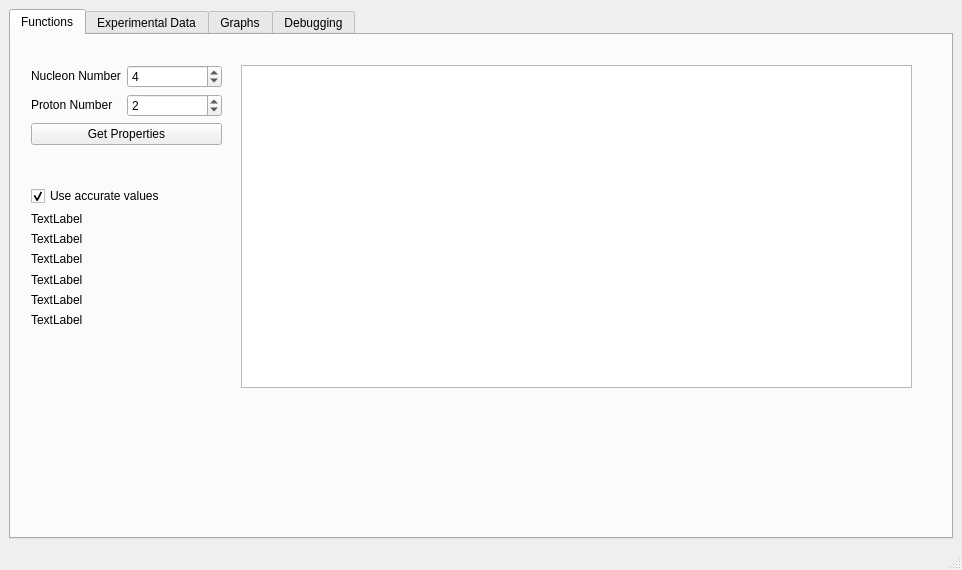
<?xml version="1.0" encoding="UTF-8"?>
<ui version="4.0">
 <class>AtomicData</class>
 <widget class="QMainWindow" name="AtomicData">
  <property name="geometry">
   <rect>
    <x>0</x>
    <y>0</y>
    <width>962</width>
    <height>570</height>
   </rect>
  </property>
  <property name="windowTitle">
   <string>Nuclear Data</string>
  </property>
  <widget class="QWidget" name="centralwidget">
   <layout class="QHBoxLayout" name="horizontalLayout">
    <item>
     <widget class="QTabWidget" name="tabWidget">
      <property name="enabled">
       <bool>true</bool>
      </property>
      <property name="currentIndex">
       <number>0</number>
      </property>
      <widget class="QWidget" name="tab_functions">
       <attribute name="title">
        <string>Functions</string>
       </attribute>
       <widget class="QTableWidget" name="tableWidgetOutput">
        <property name="geometry">
         <rect>
          <x>230</x>
          <y>30</y>
          <width>671</width>
          <height>323</height>
         </rect>
        </property>
        <property name="sizeAdjustPolicy">
         <enum>QAbstractScrollArea::AdjustIgnored</enum>
        </property>
        <attribute name="horizontalHeaderCascadingSectionResizes">
         <bool>false</bool>
        </attribute>
        <attribute name="horizontalHeaderStretchLastSection">
         <bool>true</bool>
        </attribute>
        <attribute name="verticalHeaderVisible">
         <bool>false</bool>
        </attribute>
        <attribute name="verticalHeaderStretchLastSection">
         <bool>true</bool>
        </attribute>
       </widget>
       <widget class="QWidget" name="">
        <property name="geometry">
         <rect>
          <x>20</x>
          <y>30</y>
          <width>191</width>
          <height>262</height>
         </rect>
        </property>
        <layout class="QVBoxLayout" name="verticalLayout">
         <item>
          <layout class="QFormLayout" name="formLayout">
           <item row="0" column="0">
            <widget class="QLabel" name="label_2">
             <property name="text">
              <string>&lt;html&gt;&lt;head/&gt;&lt;body&gt;&lt;p&gt;Nucleon Number&lt;/p&gt;&lt;/body&gt;&lt;/html&gt;</string>
             </property>
            </widget>
           </item>
           <item row="0" column="1">
            <widget class="QSpinBox" name="spinBoxNucleonNumber">
             <property name="maximum">
              <number>300</number>
             </property>
             <property name="value">
              <number>4</number>
             </property>
            </widget>
           </item>
           <item row="1" column="0">
            <widget class="QLabel" name="label">
             <property name="text">
              <string>&lt;html&gt;&lt;head/&gt;&lt;body&gt;&lt;p&gt;Proton Number&lt;/p&gt;&lt;/body&gt;&lt;/html&gt;</string>
             </property>
            </widget>
           </item>
           <item row="1" column="1">
            <widget class="QSpinBox" name="spinBoxProtonNumber">
             <property name="maximum">
              <number>150</number>
             </property>
             <property name="value">
              <number>2</number>
             </property>
            </widget>
           </item>
           <item row="2" column="0" colspan="2">
            <widget class="QPushButton" name="pushButtonCalculate">
             <property name="text">
              <string>Get Properties</string>
             </property>
            </widget>
           </item>
          </layout>
         </item>
         <item>
          <widget class="QCheckBox" name="checkBox">
           <property name="text">
            <string>Use accurate values</string>
           </property>
           <property name="checked">
            <bool>true</bool>
           </property>
          </widget>
         </item>
         <item>
          <layout class="QGridLayout" name="gridLayout">
           <item row="0" column="0">
            <widget class="QLabel" name="label_speedofLight">
             <property name="text">
              <string>TextLabel</string>
             </property>
            </widget>
           </item>
           <item row="1" column="0">
            <widget class="QLabel" name="label_electronCharge">
             <property name="text">
              <string>TextLabel</string>
             </property>
            </widget>
           </item>
           <item row="2" column="0">
            <widget class="QLabel" name="label_amu">
             <property name="text">
              <string>TextLabel</string>
             </property>
            </widget>
           </item>
           <item row="3" column="0">
            <widget class="QLabel" name="label_electronMass">
             <property name="text">
              <string>TextLabel</string>
             </property>
            </widget>
           </item>
           <item row="4" column="0">
            <widget class="QLabel" name="label_protonMass">
             <property name="text">
              <string>TextLabel</string>
             </property>
            </widget>
           </item>
           <item row="5" column="0">
            <widget class="QLabel" name="label_neutronMass">
             <property name="text">
              <string>TextLabel</string>
             </property>
            </widget>
           </item>
          </layout>
         </item>
        </layout>
       </widget>
      </widget>
      <widget class="QWidget" name="tab_data">
       <attribute name="title">
        <string>Experimental Data</string>
       </attribute>
       <layout class="QHBoxLayout" name="horizontalLayout_2">
        <item>
         <widget class="QTableWidget" name="tableWidget"/>
        </item>
       </layout>
      </widget>
      <widget class="QWidget" name="tab_graph">
       <attribute name="title">
        <string>Graphs</string>
       </attribute>
       <layout class="QHBoxLayout" name="horizontalLayout_4">
        <item>
         <widget class="QCustomPlot" name="customPlot" native="true"/>
        </item>
       </layout>
      </widget>
      <widget class="QWidget" name="tab_debug">
       <attribute name="title">
        <string>Debugging</string>
       </attribute>
       <layout class="QHBoxLayout" name="horizontalLayout_3">
        <item>
         <widget class="QTableWidget" name="tableWidget_2"/>
        </item>
       </layout>
      </widget>
     </widget>
    </item>
   </layout>
  </widget>
  <widget class="QMenuBar" name="menubar">
   <property name="geometry">
    <rect>
     <x>0</x>
     <y>0</y>
     <width>962</width>
     <height>22</height>
    </rect>
   </property>
  </widget>
  <widget class="QStatusBar" name="statusbar"/>
 </widget>
 <customwidgets>
  <customwidget>
   <class>QCustomPlot</class>
   <extends>QWidget</extends>
   <header>qcustomplot.h</header>
   <container>1</container>
  </customwidget>
 </customwidgets>
 <tabstops>
  <tabstop>spinBoxNucleonNumber</tabstop>
  <tabstop>spinBoxProtonNumber</tabstop>
  <tabstop>pushButtonCalculate</tabstop>
  <tabstop>tableWidget</tabstop>
  <tabstop>tableWidget_2</tabstop>
 </tabstops>
 <resources/>
 <connections/>
</ui>
